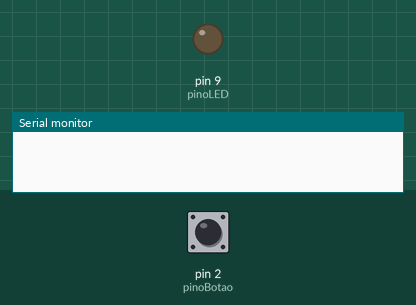
A sketch run on a simulated Arduino Uno, built with avr-gcc and run on an emulated ATmega328P. Parts: output pins drawn as LEDs (lit = HIGH), the last lines printed to the serial monitor. Inputs (shaded band) come from the test bench; at power-on: pin 2 (pinoBotao) HIGH.

Above: at 1.2 s.
1.3 s: pin 2 (pinoBotao) pulled LOW for 0.15 s
At 1.7 s:
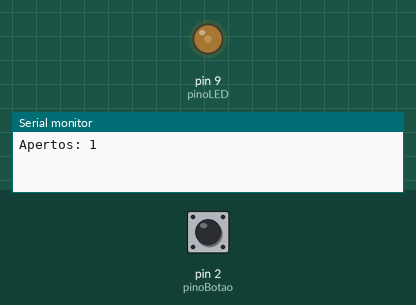
2.9 s: pin 2 (pinoBotao) pulled LOW for 1 s
At 4.1 s:
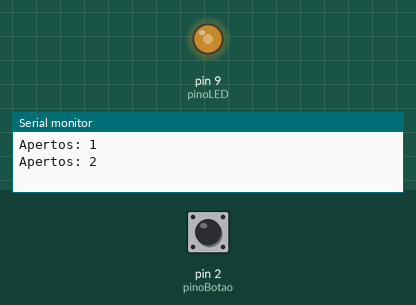
5.4 s: pin 2 (pinoBotao) pulled LOW for 0.15 s
At 6.1 s:
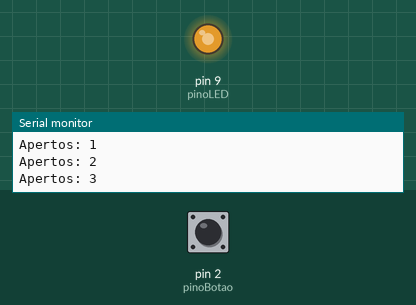
7.0 s: pin 2 (pinoBotao) pulled LOW for 3.2 s
At 8.4 s:
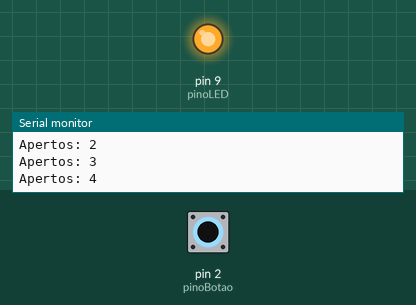
Timing chart, 0 to 10.0 s (numbered marks = the images above; inputs shaded):
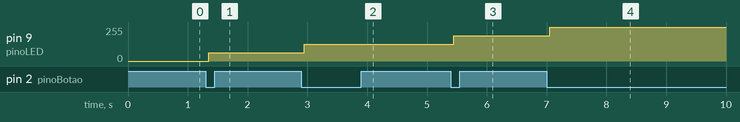

The sketch:

4controle_brilho_botao_tarefa_aula_7.ino
```cpp
// controle de brilho com botão
const int pinoBotao = 2;
const int pinoLED   = 9;

int estadoBotao;
int ultimoEstadoLeitura = HIGH;

unsigned long ultimoTempoDebounce = 0;
unsigned long tempoDebounce = 50;
unsigned int apertos = 0;

void setup() {
  pinMode(pinoBotao, INPUT_PULLUP);
  pinMode(pinoLED, OUTPUT);
  Serial.begin(9600);
  estadoBotao = HIGH;
}

void loop() {
  int leitura = digitalRead(pinoBotao);

  // Verifica se o sinal mudou (ruído ou clique)
  if (leitura != ultimoEstadoLeitura) {
    ultimoTempoDebounce = millis();
  }

  if ((millis() - ultimoTempoDebounce) > tempoDebounce) {
    // Se o estado estabilizou e é diferente do estado anterior
    if (leitura != estadoBotao) {
      estadoBotao = leitura;

      // SÓ incrementa e muda o LED se o estado for LOW (Botão Pressionado)
      if (estadoBotao == LOW) {
        apertos++;

        if (apertos > 4) {
          apertos = 0;
        }

        // Calcula o brilho (0, 1, 2, 3, 4 cliques)
        int valorled = map(apertos, 0, 4, 0, 255);
        analogWrite(pinoLED, valorled);

        Serial.print("Apertos: ");
        Serial.println(apertos);
      }
    }
  }

  // SALVAR a leitura para a próxima comparação - ESSENCIAL
  ultimoEstadoLeitura = leitura;
}
```

Measured:
- after the input at 1.3 s, pin 9 (pinoLED): 0/255 → 63/255 after 0.05 s
- after the input at 2.9 s, pin 9 (pinoLED): 63/255 → 127/255 after 0.05 s
- after the input at 5.4 s, pin 9 (pinoLED): 127/255 → 191/255 after 0.05 s
- after the input at 7.0 s, pin 9 (pinoLED): 191/255 → 255/255 after 0.05 s
